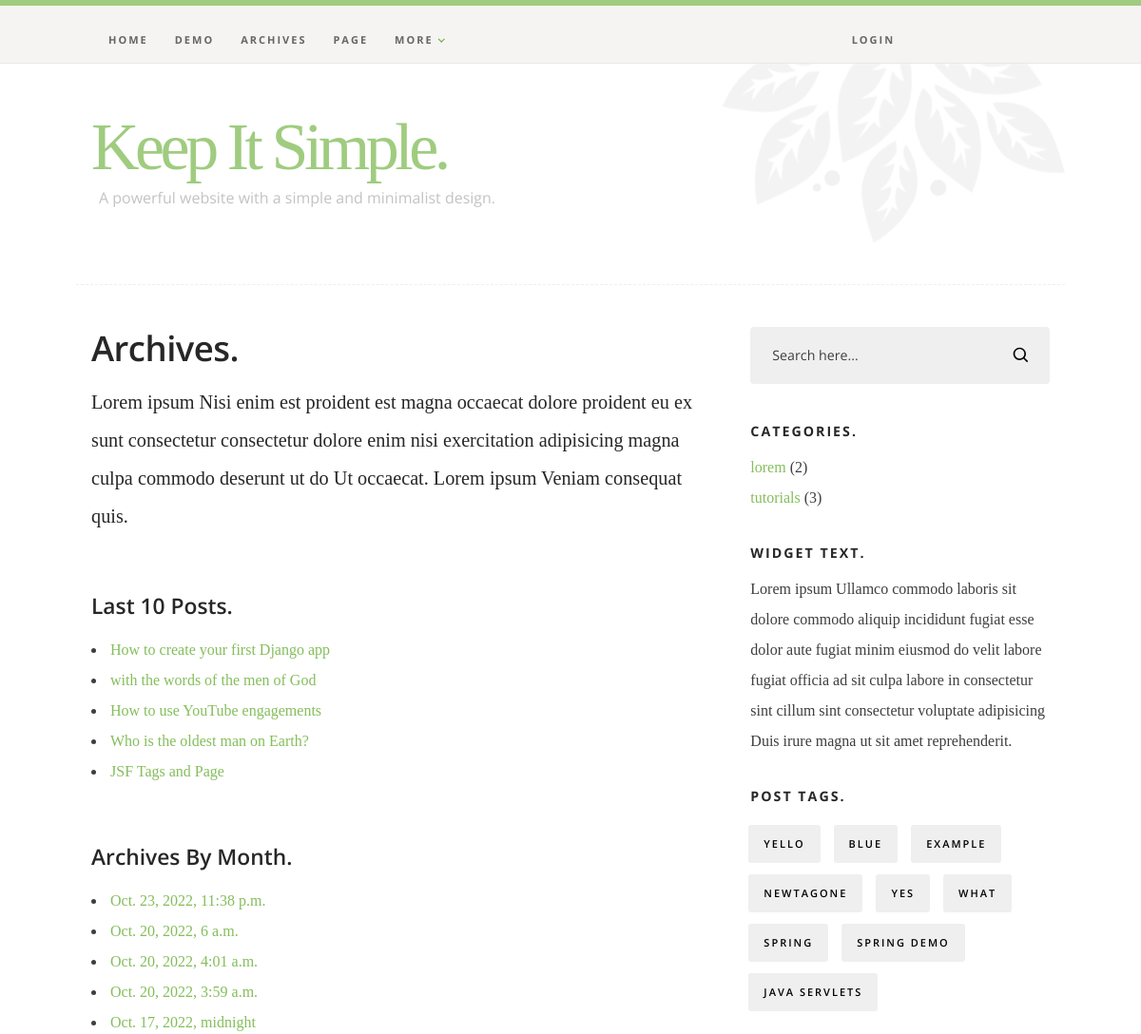
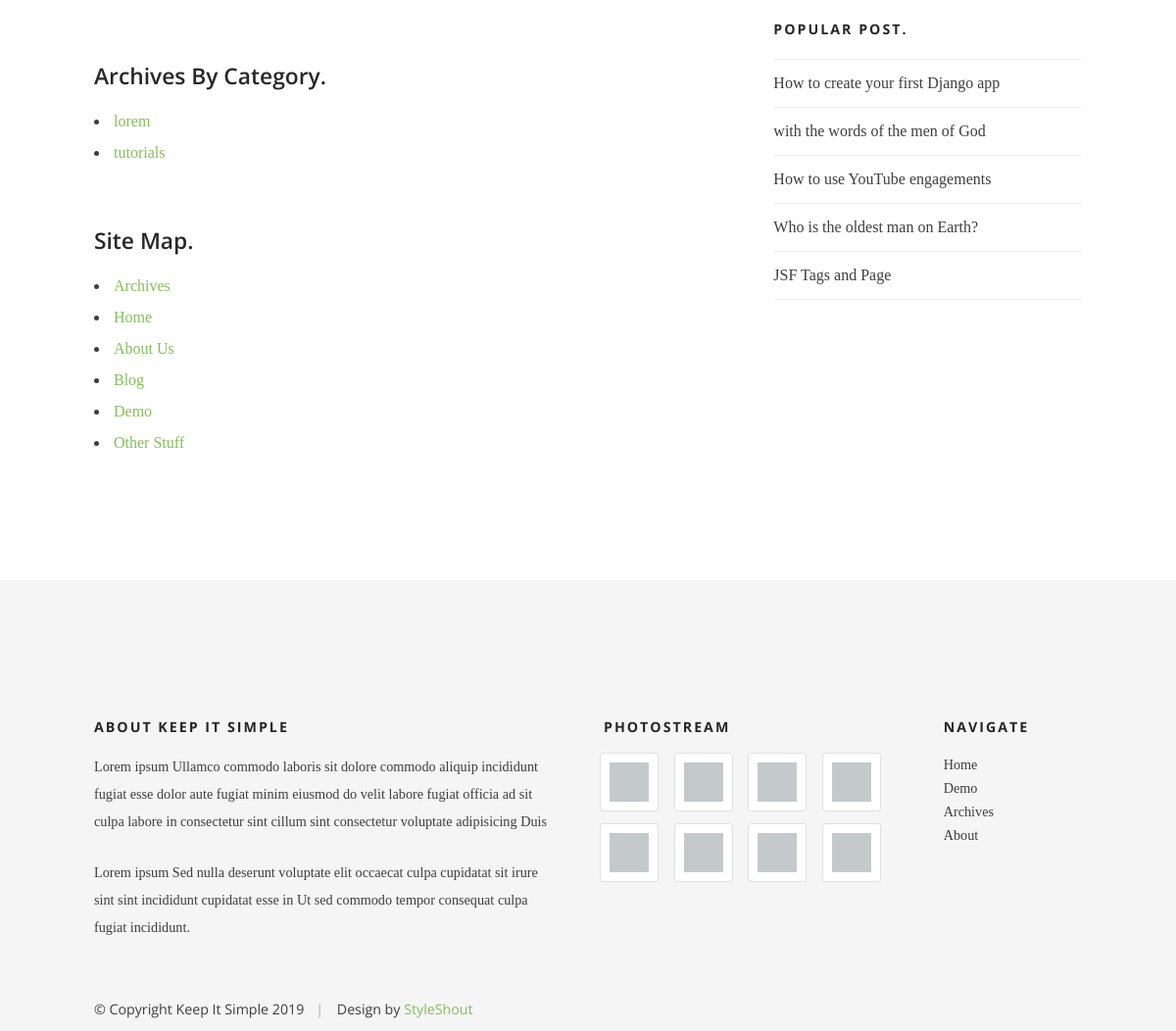
The page /archives on the database its author committed (2 pictures, top to bottom).
### blog/models.py (models this page shows, shortened)
class Post(models.Model):
    post_title = models.CharField(max_length=100)
    post_body = models.TextField(null=True)
    category = models.ForeignKey(Categories, related_name='categories', on_delete=models.CASCADE)
    author = models.ForeignKey(User,related_name= "author", on_delete=models.CASCADE)
    tags = models.ManyToManyField(Tags, related_name = 'tags')
    post_date = models.DateTimeField(auto_now_add=True)
    class Meta:
        verbose_name = ("Post")
        verbose_name_plural = ("Posts")

class Categories(models.Model):
    category = models.CharField(max_length=50)
    class Meta:
        verbose_name = ("Categories")
        verbose_name_plural = ("Categories")

class Tags(models.Model):
    tag_name = models.CharField(max_length=50)
    class Meta:
        verbose_name = ("Tags")
        verbose_name_plural = ("Tags")

### blog/views.py (the view)
# urls.py: path('archives', views.archives, name = "archives"),
def archives(request):
    post = Post.objects.all().order_by('-post_date')
    category = Categories.objects.all()
    return render(request, 'blog/archives.html', {'posts': post, 'cat': category})

### blog/context_processors.py (called while the page is built)
def context_process(request):
    tags = Tags.objects.all()
    categories = Categories.objects.all()
    posts = Post.objects.all()
    user = request.user
    return {'mytags': tags, 'categories': categories, 'posts': posts, 'user': user}

### blog/templates/blog/archives.html
{% extends 'blog/base.html' %}
{% load static %}
    {% block content %}
    <div class="s-content">
        <div class="row">
            <div id="main" class="s-content__main large-8 column">
                <section class="page-content">
                    <h2 class="page-content__title h1">Archives.</h2>
                    <p class="lead">
                    Lorem ipsum Nisi enim est proident est magna occaecat dolore
                    proident eu ex sunt consectetur consectetur dolore enim nisi exercitation
                    adipisicing magna culpa commodo deserunt ut do Ut occaecat. Lorem ipsum Veniam
                    consequat quis.
                    </p>
                    <h4>Last 10 Posts.</h4>
                    <ul>
                        {% for post in posts %}
                        <li><a href="{% url 'blog_single' post.id %}">{{post.post_title}}</a></li>
                        {% endfor %}
                    </ul>
                    <h4>Archives By Month.</h4>
                    <ul>
                        {% for p in posts %}
                        <li><a href="#0">{{p.post_date}}</a></li>
                        {% endfor %}
                    </ul>
                    <h4>Archives By Category.</h4>
                    <ul>
                        {% for c in cat %}
                        <li><a href="#0">{{c.category}}</a></li>
                        {% endfor %}
                    </ul>
                    <h4>Site Map.</h4>
                    <ul>
                        <li><a href="#0">Archives</a></li>
                        <li><a href="#0">Home</a></li>
                        <li><a href="#0">About Us</a></li>
                        <li><a href="#0">Blog</a></li>
                        <li><a href="#0">Demo</a></li>
                        <li><a href="#0">Other Stuff</a></li>
                    </ul>
                </section>
           </div>
           {% include 'blog/sidebar.html' %}
       </div>
   </div>
{% endblock content%}

### blog/templates/blog/sidebar.html (shortened to what this page needs)
{% load static %}
<!DOCTYPE html>
<html class="no-js" lang="en">
<head>
    <link rel="stylesheet" href="{% static 'css/base.css' %}">
    <link rel="stylesheet" href="{% static 'css/main.css' %}">
</head>
<body>
<div id="sidebar" class="s-content__sidebar large-4 column">
    <div class="widget widget--search">
       <form action="{% url 'process_search' %}">
          <input type="text" name="searchbox" value="Search here..." onblur="if(this.value == '') { this.value = 'Search here...'; }" onfocus="if (this.value == 'Search here...') { this.value = ''; }" class="text-search">
          <input type="submit" value="" class="submit-search">
       </form>
    </div>
    <div class="widget widget--categories">
        <h3 class="h6">Categories.</h3>
        <ul>
            {% for category in categories %}
             <li><a href="{% url 'postlist' category.category %}" title="">{{category.category}}</a> ({{category.categories.count}})</li>
             {% endfor %}
         </ul>
     </div>
     <div class="widget widget_text group">
         <h3 class="h6">Widget Text.</h3>
         <p>
         Lorem ipsum Ullamco commodo laboris sit dolore commodo aliquip incididunt fugiat esse dolor
         aute fugiat minim eiusmod do velit labore fugiat officia ad sit culpa labore in consectetur
         sint cillum sint consectetur voluptate adipisicing Duis irure magna ut sit amet reprehenderit.
         </p>
     </div>
     <div class="widget widget_tags">
         <h3 class="h6">Post Tags.</h3>
         <div class="tagcloud group">
             {% for mtag in mytags %}
             <a href="{% url 'tagposts' mtag.tag_name %}">{{mtag.tag_name}}</a>
             {% endfor %}
         </div>
     </div>
     <div class="widget widget_popular">
         <h3 class="h6">Popular Post.</h3>
         <ul class="link-list">
             {% for p in posts %}
             <li><a href="{% url 'blog_single' p.post_title %}">{{p.post_title}}</a></li>
             {% endfor %}
         </ul>
     </div>
</div>
</body>

### blog/static/css/base.css (style rules this page uses)
html { line-height: 1.15; -webkit-text-size-adjust: 100%; }
body { margin: 0; }
a { background-color: transparent; }
button, input, optgroup, select, textarea { font-family: inherit; font-size: 100%; line-height: 1.15; margin: 0; }
button, input { overflow: visible; }
button, [type="button"], [type="reset"], [type="submit"] { -webkit-appearance: button; }
html { font-size: 62.5%; -webkit-box-sizing: border-box; box-sizing: border-box; }
*, *::before, *::after { -webkit-box-sizing: inherit; box-sizing: inherit; }
body { font-weight: normal; line-height: 1; word-wrap: break-word; -moz-font-smoothing: grayscale; -moz-osx-font-smoothing: grayscale; -webkit-font-smoothing: antialiased; -webkit-overflow-scrolling: touch; -webkit-text-size-adjust: none; }
div, dl, dt, dd, ul, ol, li, h1, h2, h3, h4, h5, h6, pre, form, p, blockquote, th, td { margin: 0; padding: 0; }
p { font-size: inherit; text-rendering: optimizeLegibility; }
ol, ul { list-style: none; }
li { display: block; }
a { text-decoration: none; line-height: inherit; }
input[type="email"], input[type="number"], input[type="search"], input[type="text"], input[type="tel"], input[type="url"], input[type="password"], textarea { -webkit-appearance: none; -moz-appearance: none; appearance: none; }
.row { width: 92%; max-width: 1040px; margin: 0 auto; display: -ms-flexbox; display: -webkit-box; display: flex; -ms-flex-flow: row wrap; -webkit-box-orient: horizontal; -webkit-box-direction: normal; flex-flow: row wrap; }
.column { -ms-flex: 1 1 0%; -webkit-box-flex: 1; flex: 1 1 0%; padding: 0 20px; }
.large-4 { -ms-flex: 0 0 33.33333%; -webkit-box-flex: 0; flex: 0 0 33.33333%; max-width: 33.33333%; }
.large-8 { -ms-flex: 0 0 66.66667%; -webkit-box-flex: 0; flex: 0 0 66.66667%; max-width: 66.66667%; }
@media screen and (max-width:1200px) { .column { padding: 0 16px; } }

### rows shown on the page
Post: post_title "How to create your first Django app", post_date "Oct. 23, 2022, 11:38 p.m."
Post: post_title "with the words of the men of God", post_date "Oct. 20, 2022, 6 a.m."
Post: post_title "How to use YouTube engagements", post_date "Oct. 20, 2022, 4:01 a.m."
Post: post_title "Who is the oldest man on Earth?", post_date "Oct. 20, 2022, 3:59 a.m."
Post: post_title "JSF Tags and Page", post_date "Oct. 17, 2022, midnight"
Categories: category "lorem", categories.count "2"
Categories: category "tutorials", categories.count "3"
Tags: tag_name "YELLO"
Tags: tag_name "BLUE"
Tags: tag_name "EXAMPLE"
Tags: tag_name "NEWTAGONE"
Tags: tag_name "YES"
Tags: tag_name "WHAT"
Tags: tag_name "SPRING"
Tags: tag_name "SPRING DEMO"
Tags: tag_name "JAVA SERVLETS"
